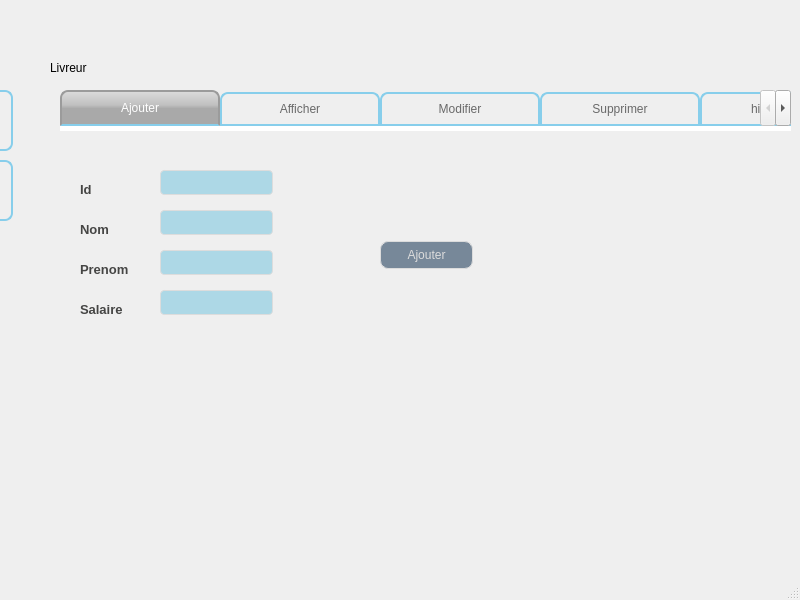
<?xml version="1.0" encoding="UTF-8"?>
<ui version="4.0">
 <class>livraison</class>
 <widget class="QMainWindow" name="livraison">
  <property name="geometry">
   <rect>
    <x>0</x>
    <y>0</y>
    <width>800</width>
    <height>600</height>
   </rect>
  </property>
  <property name="windowTitle">
   <string>MainWindow</string>
  </property>
  <widget class="QWidget" name="centralwidget">
   <widget class="QPushButton" name="pb_livreur">
    <property name="geometry">
     <rect>
      <x>-80</x>
      <y>90</y>
      <width>93</width>
      <height>61</height>
     </rect>
    </property>
    <property name="styleSheet">
     <string notr="true">border: 2px solid #87CEEB;
border-radius: 8px;</string>
    </property>
    <property name="text">
     <string>Livreur</string>
    </property>
   </widget>
   <widget class="QPushButton" name="pushButton_2">
    <property name="geometry">
     <rect>
      <x>-80</x>
      <y>160</y>
      <width>93</width>
      <height>61</height>
     </rect>
    </property>
    <property name="styleSheet">
     <string notr="true">border: 2px solid #87CEEB;
border-radius: 8px;</string>
    </property>
    <property name="text">
     <string>Livraison</string>
    </property>
   </widget>
   <widget class="QStackedWidget" name="sw_main">
    <property name="geometry">
     <rect>
      <x>30</x>
      <y>40</y>
      <width>851</width>
      <height>391</height>
     </rect>
    </property>
    <property name="currentIndex">
     <number>1</number>
    </property>
    <widget class="QWidget" name="page"/>
    <widget class="QWidget" name="page_2">
     <widget class="QLabel" name="label">
      <property name="geometry">
       <rect>
        <x>20</x>
        <y>20</y>
        <width>55</width>
        <height>16</height>
       </rect>
      </property>
      <property name="text">
       <string>Livreur</string>
      </property>
     </widget>
     <widget class="QTabWidget" name="tw_livraur">
      <property name="geometry">
       <rect>
        <x>30</x>
        <y>50</y>
        <width>731</width>
        <height>291</height>
       </rect>
      </property>
      <property name="styleSheet">
       <string notr="true">QTabWidget::pane { /* The tab widget frame */
border-top: 5px solid white ;
}
/* Style the tab using the tab sub-control. Note that it reads QTabBar not QTabWidget */
QTabBar::tab {
background: #FFFFF;
border: 2px solid #87CEEB;
border-bottom-color: #87CEEB; /* same as the pane color */
border-top-left-radius:8px;
border-top-right-radius: 8px;
min-width: 140px;
padding: 8px;
color: #696969;


}
QTabBar::tab:selected, QTabBar::tab:hover {
background: qlineargradient(x1: 0, y1: 0, x2: 0, y2: 1, stop: 0 #DCDCDC, stop: 0.4 #C0C0C0, stop: 0.5 #A9A9A9, stop: 1.0 #A9A9A9);
}
QTabBar::tab:selected {
border-color: #9B9B9B;
border-bottom-color: #87CEEB; /* same as pane color */
color: #FFFFFF;
;

}
QTabBar::tab:!selected {
margin-top: 2px; /* make non-selected tabs look smaller */
}
QLineEdit {
  width: 100%;
  padding: 12px 20px;
  margin: 8px 0;
  display: inline-block;
  border: 1px solid #ccc;
  border-radius: 4px;
  box-sizing: border-box;
}</string>
      </property>
      <property name="currentIndex">
       <number>0</number>
      </property>
      <widget class="QWidget" name="ajouter_livreur">
       <attribute name="title">
        <string>Ajouter</string>
       </attribute>
       <widget class="QPushButton" name="pb_ajouter_livreur">
        <property name="geometry">
         <rect>
          <x>320</x>
          <y>110</y>
          <width>93</width>
          <height>28</height>
         </rect>
        </property>
        <property name="styleSheet">
         <string notr="true">QPushButton {
	font: 87 8pt &quot;Segoe UI Black&quot;;
color: #dcdcdc;
background:#778899;
border: none;
border: 1px solid #DCDCDC;
border-radius: 8px;

}
QPushButton:hover {
color:#fff;
font: 87 8pt &quot;Segoe UI Black&quot;;
background:#ADD8E6;
border: none;
}</string>
        </property>
        <property name="text">
         <string>Ajouter</string>
        </property>
       </widget>
       <widget class="QLineEdit" name="le_id_ajouter_livreur">
        <property name="geometry">
         <rect>
          <x>100</x>
          <y>31</y>
          <width>113</width>
          <height>41</height>
         </rect>
        </property>
        <property name="styleSheet">
         <string notr="true">QLineEdit {
  width: 100%;
  padding: 12px 20px;
  margin: 8px 0;
  display: inline-block;
  border: 1px solid #dcdcdc;
  border-radius: 4px;
  box-sizing: border-box;
  background: #ADD8E6;
  color: #FFFFFF;
}</string>
        </property>
       </widget>
       <widget class="QLineEdit" name="le_nom_ajouter_livreur">
        <property name="geometry">
         <rect>
          <x>100</x>
          <y>71</y>
          <width>113</width>
          <height>41</height>
         </rect>
        </property>
        <property name="styleSheet">
         <string notr="true">QLineEdit {
  width: 100%;
  padding: 12px 20px;
  margin: 8px 0;
  display: inline-block;
  border: 1px solid #dcdcdc;
  border-radius: 4px;
  box-sizing: border-box;
  background: #ADD8E6;
  color: #FFFFFF;
}</string>
        </property>
       </widget>
       <widget class="QLineEdit" name="le_prenom_ajouter_livreur">
        <property name="geometry">
         <rect>
          <x>100</x>
          <y>111</y>
          <width>113</width>
          <height>41</height>
         </rect>
        </property>
        <property name="styleSheet">
         <string notr="true">QLineEdit {
  width: 100%;
  padding: 12px 20px;
  margin: 8px 0;
  display: inline-block;
  border: 1px solid #dcdcdc;
  border-radius: 4px;
  box-sizing: border-box;
  background: #ADD8E6;
  color: #FFFFFF;
}</string>
        </property>
       </widget>
       <widget class="QLineEdit" name="le_salaire_ajouter_livreur">
        <property name="geometry">
         <rect>
          <x>100</x>
          <y>151</y>
          <width>113</width>
          <height>41</height>
         </rect>
        </property>
        <property name="styleSheet">
         <string notr="true">QLineEdit {
  width: 100%;
  padding: 12px 20px;
  margin: 8px 0;
  display: inline-block;
  border: 1px solid #dcdcdc;
  border-radius: 4px;
  box-sizing: border-box;
  background: #ADD8E6;
  color: #FFFFFF;
}</string>
        </property>
       </widget>
       <widget class="QLabel" name="label_3">
        <property name="geometry">
         <rect>
          <x>20</x>
          <y>50</y>
          <width>55</width>
          <height>16</height>
         </rect>
        </property>
        <property name="styleSheet">
         <string notr="true">background-color: transparent;
font: 8pt &quot;Castellar&quot;;
	color: #454544;
	font-weight: bold;
	font-size: 13px;
border:none;</string>
        </property>
        <property name="text">
         <string>Id</string>
        </property>
       </widget>
       <widget class="QLabel" name="label_4">
        <property name="geometry">
         <rect>
          <x>20</x>
          <y>90</y>
          <width>55</width>
          <height>16</height>
         </rect>
        </property>
        <property name="styleSheet">
         <string notr="true">background-color: transparent;
font: 8pt &quot;Castellar&quot;;
	color: #454544;
	font-weight: bold;
	font-size: 13px;
border:none;</string>
        </property>
        <property name="text">
         <string>Nom</string>
        </property>
       </widget>
       <widget class="QLabel" name="label_5">
        <property name="geometry">
         <rect>
          <x>20</x>
          <y>130</y>
          <width>71</width>
          <height>16</height>
         </rect>
        </property>
        <property name="styleSheet">
         <string notr="true">background-color: transparent;
font: 8pt &quot;Castellar&quot;;
	color: #454544;
	font-weight: bold;
	font-size: 13px;
border:none;</string>
        </property>
        <property name="text">
         <string>Prenom</string>
        </property>
       </widget>
       <widget class="QLabel" name="label_6">
        <property name="geometry">
         <rect>
          <x>20</x>
          <y>170</y>
          <width>81</width>
          <height>16</height>
         </rect>
        </property>
        <property name="styleSheet">
         <string notr="true">background-color: transparent;
font: 8pt &quot;Castellar&quot;;
	color: #454544;
	font-weight: bold;
	font-size: 13px;
border:none;</string>
        </property>
        <property name="text">
         <string>Salaire</string>
        </property>
       </widget>
      </widget>
      <widget class="QWidget" name="afficher_livreur">
       <attribute name="title">
        <string>Afficher</string>
       </attribute>
       <widget class="QLineEdit" name="le_search_livreur">
        <property name="geometry">
         <rect>
          <x>380</x>
          <y>1</y>
          <width>281</width>
          <height>41</height>
         </rect>
        </property>
        <property name="styleSheet">
         <string notr="true">border: 2px solid #87CEEB;
border-radius: 8px;</string>
        </property>
       </widget>
       <widget class="QTableView" name="tv_livreur">
        <property name="geometry">
         <rect>
          <x>10</x>
          <y>50</y>
          <width>641</width>
          <height>192</height>
         </rect>
        </property>
        <property name="styleSheet">
         <string notr="true">border: 2px solid #87CEEB;
border-radius: 8px;</string>
        </property>
       </widget>
       <widget class="QComboBox" name="cb_sort_livreur">
        <property name="geometry">
         <rect>
          <x>70</x>
          <y>11</y>
          <width>151</width>
          <height>21</height>
         </rect>
        </property>
        <property name="styleSheet">
         <string notr="true">border: 2px solid #87CEEB;
border-radius: 8px;</string>
        </property>
       </widget>
      </widget>
      <widget class="QWidget" name="modifier_livreur">
       <attribute name="title">
        <string>Modifier</string>
       </attribute>
       <widget class="QLabel" name="label_7">
        <property name="geometry">
         <rect>
          <x>70</x>
          <y>40</y>
          <width>55</width>
          <height>16</height>
         </rect>
        </property>
        <property name="styleSheet">
         <string notr="true">background-color: transparent;
font: 8pt &quot;Castellar&quot;;
	color: #454544;
	font-weight: bold;
	font-size: 13px;
border:none;</string>
        </property>
        <property name="text">
         <string>Id</string>
        </property>
       </widget>
       <widget class="QLabel" name="label_8">
        <property name="geometry">
         <rect>
          <x>70</x>
          <y>160</y>
          <width>71</width>
          <height>16</height>
         </rect>
        </property>
        <property name="styleSheet">
         <string notr="true">background-color: transparent;
font: 8pt &quot;Castellar&quot;;
	color: #454544;
	font-weight: bold;
	font-size: 13px;
border:none;</string>
        </property>
        <property name="text">
         <string>Salaire</string>
        </property>
       </widget>
       <widget class="QLabel" name="label_9">
        <property name="geometry">
         <rect>
          <x>70</x>
          <y>120</y>
          <width>71</width>
          <height>16</height>
         </rect>
        </property>
        <property name="styleSheet">
         <string notr="true">background-color: transparent;
font: 8pt &quot;Castellar&quot;;
	color: #454544;
	font-weight: bold;
	font-size: 13px;
border:none;</string>
        </property>
        <property name="text">
         <string>Prenom</string>
        </property>
       </widget>
       <widget class="QLineEdit" name="le_prenom_modifier_livreur">
        <property name="geometry">
         <rect>
          <x>170</x>
          <y>100</y>
          <width>113</width>
          <height>41</height>
         </rect>
        </property>
        <property name="styleSheet">
         <string notr="true">QLineEdit {
  width: 100%;
  padding: 12px 20px;
  margin: 8px 0;
  display: inline-block;
  border: 1px solid #dcdcdc;
  border-radius: 4px;
  box-sizing: border-box;
  background: #ADD8E6;
  color: #FFFFFF;
}</string>
        </property>
       </widget>
       <widget class="QPushButton" name="pb_modifer_livreur">
        <property name="geometry">
         <rect>
          <x>370</x>
          <y>100</y>
          <width>93</width>
          <height>28</height>
         </rect>
        </property>
        <property name="styleSheet">
         <string notr="true">QPushButton {
	font: 87 8pt &quot;Segoe UI Black&quot;;
color: #dcdcdc;
background:#778899;
border: none;
border: 1px solid #DCDCDC;
border-radius: 8px;

}
QPushButton:hover {
color:#fff;
font: 87 8pt &quot;Segoe UI Black&quot;;
background:#ADD8E6;
border: none;
}</string>
        </property>
        <property name="text">
         <string>Modifer</string>
        </property>
       </widget>
       <widget class="QLabel" name="label_10">
        <property name="geometry">
         <rect>
          <x>70</x>
          <y>80</y>
          <width>55</width>
          <height>16</height>
         </rect>
        </property>
        <property name="styleSheet">
         <string notr="true">background-color: transparent;
font: 8pt &quot;Castellar&quot;;
	color: #454544;
	font-weight: bold;
	font-size: 13px;
border:none;</string>
        </property>
        <property name="text">
         <string>Nom</string>
        </property>
       </widget>
       <widget class="QLineEdit" name="le_nom_modfier_livreur">
        <property name="geometry">
         <rect>
          <x>170</x>
          <y>60</y>
          <width>113</width>
          <height>41</height>
         </rect>
        </property>
        <property name="styleSheet">
         <string notr="true">QLineEdit {
  width: 100%;
  padding: 12px 20px;
  margin: 8px 0;
  display: inline-block;
  border: 1px solid #dcdcdc;
  border-radius: 4px;
  box-sizing: border-box;
  background: #ADD8E6;
  color: #FFFFFF;
}</string>
        </property>
       </widget>
       <widget class="QLineEdit" name="le_salaire_modifer_livreur">
        <property name="geometry">
         <rect>
          <x>170</x>
          <y>140</y>
          <width>113</width>
          <height>41</height>
         </rect>
        </property>
        <property name="styleSheet">
         <string notr="true">QLineEdit {
  width: 100%;
  padding: 12px 20px;
  margin: 8px 0;
  display: inline-block;
  border: 1px solid #dcdcdc;
  border-radius: 4px;
  box-sizing: border-box;
  background: #ADD8E6;
  color: #FFFFFF;
}</string>
        </property>
       </widget>
       <widget class="QComboBox" name="cb_modfier_livreur">
        <property name="geometry">
         <rect>
          <x>170</x>
          <y>21</y>
          <width>111</width>
          <height>41</height>
         </rect>
        </property>
        <property name="styleSheet">
         <string notr="true">background-color: rgb(250, 211, 0);
width: 100%;
  padding: 12px 20px;
  margin: 8px 0;
  display: inline-block;
  border: 1px solid #dcdcdc;
  border-radius: 4px;
  box-sizing: border-box;
  background: #ADD8E6;
  color: #FFFFFF;</string>
        </property>
       </widget>
      </widget>
      <widget class="QWidget" name="supprimer_livreur">
       <attribute name="title">
        <string>Supprimer</string>
       </attribute>
       <widget class="QComboBox" name="cb_supp_livreur">
        <property name="geometry">
         <rect>
          <x>100</x>
          <y>41</y>
          <width>161</width>
          <height>41</height>
         </rect>
        </property>
        <property name="styleSheet">
         <string notr="true">background-color: rgb(250, 211, 0);
width: 100%;
  padding: 12px 20px;
  margin: 8px 0;
  display: inline-block;
  border: 1px solid #dcdcdc;
  border-radius: 4px;
  box-sizing: border-box;
  background: #ADD8E6;
  color: #FFFFFF;</string>
        </property>
       </widget>
       <widget class="QPushButton" name="pb_supp_livreur">
        <property name="geometry">
         <rect>
          <x>340</x>
          <y>60</y>
          <width>93</width>
          <height>28</height>
         </rect>
        </property>
        <property name="styleSheet">
         <string notr="true">QPushButton {
	font: 87 8pt &quot;Segoe UI Black&quot;;
color: #dcdcdc;
background:#778899;
border: none;
border: 1px solid #DCDCDC;
border-radius: 8px;

}
QPushButton:hover {
color:#fff;
font: 87 8pt &quot;Segoe UI Black&quot;;
background:#ADD8E6;
border: none;
}</string>
        </property>
        <property name="text">
         <string>Supprimer</string>
        </property>
       </widget>
      </widget>
      <widget class="QWidget" name="tab">
       <attribute name="title">
        <string>historiques</string>
       </attribute>
       <widget class="QPushButton" name="buttonHis">
        <property name="geometry">
         <rect>
          <x>410</x>
          <y>70</y>
          <width>75</width>
          <height>23</height>
         </rect>
        </property>
        <property name="styleSheet">
         <string notr="true">QPushButton {
	font: 87 8pt &quot;Segoe UI Black&quot;;
color: #dcdcdc;
background:#778899;
border: none;
border: 1px solid #DCDCDC;
border-radius: 8px;

}
QPushButton:hover {
color:#fff;
font: 87 8pt &quot;Segoe UI Black&quot;;
background:#ADD8E6;
border: none;
}</string>
        </property>
        <property name="text">
         <string>chercher his</string>
        </property>
       </widget>
       <widget class="QLineEdit" name="searchHis">
        <property name="geometry">
         <rect>
          <x>120</x>
          <y>60</y>
          <width>281</width>
          <height>41</height>
         </rect>
        </property>
        <property name="styleSheet">
         <string notr="true">border: 2px solid #87CEEB;
border-radius: 8px;</string>
        </property>
       </widget>
       <widget class="QTextBrowser" name="textHisto">
        <property name="geometry">
         <rect>
          <x>100</x>
          <y>110</y>
          <width>471</width>
          <height>241</height>
         </rect>
        </property>
        <property name="font">
         <font>
          <family>Modern No. 20</family>
          <pointsize>8</pointsize>
          <weight>50</weight>
          <italic>false</italic>
          <bold>false</bold>
         </font>
        </property>
       </widget>
      </widget>
     </widget>
    </widget>
    <widget class="QWidget" name="page_3">
     <widget class="QLabel" name="label_2">
      <property name="geometry">
       <rect>
        <x>20</x>
        <y>20</y>
        <width>55</width>
        <height>16</height>
       </rect>
      </property>
      <property name="text">
       <string>livraion</string>
      </property>
     </widget>
     <widget class="QTabWidget" name="tw_livraur_2">
      <property name="geometry">
       <rect>
        <x>60</x>
        <y>60</y>
        <width>731</width>
        <height>291</height>
       </rect>
      </property>
      <property name="styleSheet">
       <string notr="true">QTabWidget::pane { /* The tab widget frame */
border-top: 5px solid white ;
}
/* Style the tab using the tab sub-control. Note that it reads QTabBar not QTabWidget */
QTabBar::tab {
background: #FFFFF;
border: 2px solid #87CEEB;
border-bottom-color: #87CEEB; /* same as the pane color */
border-top-left-radius:8px;
border-top-right-radius: 8px;
min-width: 140px;
padding: 8px;
color: #696969;


}
QTabBar::tab:selected, QTabBar::tab:hover {
background: qlineargradient(x1: 0, y1: 0, x2: 0, y2: 1, stop: 0 #DCDCDC, stop: 0.4 #C0C0C0, stop: 0.5 #A9A9A9, stop: 1.0 #A9A9A9);
}
QTabBar::tab:selected {
border-color: #9B9B9B;
border-bottom-color: #87CEEB; /* same as pane color */
color: #FFFFFF;
;

}
QTabBar::tab:!selected {
margin-top: 2px; /* make non-selected tabs look smaller */
}
QLineEdit {
  width: 100%;
  padding: 12px 20px;
  margin: 8px 0;
  display: inline-block;
  border: 1px solid #ccc;
  border-radius: 4px;
  box-sizing: border-box;
}</string>
      </property>
      <property name="currentIndex">
       <number>3</number>
      </property>
      <widget class="QWidget" name="ajouter_livreur_2">
       <attribute name="title">
        <string>Ajouter</string>
       </attribute>
       <widget class="QPushButton" name="pb_liv_ajout">
        <property name="geometry">
         <rect>
          <x>510</x>
          <y>170</y>
          <width>93</width>
          <height>28</height>
         </rect>
        </property>
        <property name="styleSheet">
         <string notr="true">QPushButton {
	font: 87 8pt &quot;Segoe UI Black&quot;;
color: #dcdcdc;
background:#778899;
border: none;
border: 1px solid #DCDCDC;
border-radius: 8px;

}
QPushButton:hover {
color:#fff;
font: 87 8pt &quot;Segoe UI Black&quot;;
background:#ADD8E6;
border: none;
}</string>
        </property>
        <property name="text">
         <string>Ajouter</string>
        </property>
       </widget>
       <widget class="QLineEdit" name="le_id_liv_ajout">
        <property name="geometry">
         <rect>
          <x>150</x>
          <y>31</y>
          <width>113</width>
          <height>41</height>
         </rect>
        </property>
        <property name="styleSheet">
         <string notr="true">QLineEdit {
  width: 100%;
  padding: 12px 20px;
  margin: 8px 0;
  display: inline-block;
  border: 1px solid #dcdcdc;
  border-radius: 4px;
  box-sizing: border-box;
  background: #ADD8E6;
  color: #FFFFFF;
}</string>
        </property>
       </widget>
       <widget class="QLineEdit" name="le_adresse_liv_ajout">
        <property name="geometry">
         <rect>
          <x>150</x>
          <y>71</y>
          <width>113</width>
          <height>41</height>
         </rect>
        </property>
        <property name="styleSheet">
         <string notr="true">QLineEdit {
  width: 100%;
  padding: 12px 20px;
  margin: 8px 0;
  display: inline-block;
  border: 1px solid #dcdcdc;
  border-radius: 4px;
  box-sizing: border-box;
  background: #ADD8E6;
  color: #FFFFFF;
}</string>
        </property>
       </widget>
       <widget class="QLabel" name="label_11">
        <property name="geometry">
         <rect>
          <x>20</x>
          <y>50</y>
          <width>55</width>
          <height>16</height>
         </rect>
        </property>
        <property name="styleSheet">
         <string notr="true">background-color: transparent;
font: 8pt &quot;Castellar&quot;;
	color: #454544;
	font-weight: bold;
	font-size: 13px;
border:none;</string>
        </property>
        <property name="text">
         <string>Id</string>
        </property>
       </widget>
       <widget class="QLabel" name="label_12">
        <property name="geometry">
         <rect>
          <x>20</x>
          <y>90</y>
          <width>81</width>
          <height>16</height>
         </rect>
        </property>
        <property name="styleSheet">
         <string notr="true">background-color: transparent;
font: 8pt &quot;Castellar&quot;;
	color: #454544;
	font-weight: bold;
	font-size: 13px;
border:none;</string>
        </property>
        <property name="text">
         <string>Adresse</string>
        </property>
       </widget>
       <widget class="QLabel" name="label_13">
        <property name="geometry">
         <rect>
          <x>20</x>
          <y>150</y>
          <width>111</width>
          <height>16</height>
         </rect>
        </property>
        <property name="styleSheet">
         <string notr="true">background-color: transparent;
font: 8pt &quot;Castellar&quot;;
	color: #454544;
	font-weight: bold;
	font-size: 13px;
border:none;</string>
        </property>
        <property name="text">
         <string>Description</string>
        </property>
       </widget>
       <widget class="QTextEdit" name="te_des_liv_ajout">
        <property name="geometry">
         <rect>
          <x>150</x>
          <y>140</y>
          <width>201</width>
          <height>121</height>
         </rect>
        </property>
        <property name="styleSheet">
         <string notr="true">background-color: rgb(250, 211, 0);
width: 100%;
  padding: 12px 20px;
  margin: 8px 0;
  display: inline-block;
  border: 1px solid #dcdcdc;
  border-radius: 4px;
  box-sizing: border-box;
  background: #ADD8E6;
  color: #FFFFFF;</string>
        </property>
       </widget>
       <widget class="QComboBox" name="cb_commande_ajout">
        <property name="geometry">
         <rect>
          <x>510</x>
          <y>31</y>
          <width>111</width>
          <height>41</height>
         </rect>
        </property>
        <property name="styleSheet">
         <string notr="true">background-color: rgb(250, 211, 0);
width: 100%;
  padding: 12px 20px;
  margin: 8px 0;
  display: inline-block;
  border: 1px solid #dcdcdc;
  border-radius: 4px;
  box-sizing: border-box;
  background: #ADD8E6;
  color: #FFFFFF;</string>
        </property>
       </widget>
       <widget class="QComboBox" name="cb_livreur_ajout">
        <property name="geometry">
         <rect>
          <x>510</x>
          <y>71</y>
          <width>111</width>
          <height>41</height>
         </rect>
        </property>
        <property name="styleSheet">
         <string notr="true">background-color: rgb(250, 211, 0);
width: 100%;
  padding: 12px 20px;
  margin: 8px 0;
  display: inline-block;
  border: 1px solid #dcdcdc;
  border-radius: 4px;
  box-sizing: border-box;
  background: #ADD8E6;
  color: #FFFFFF;</string>
        </property>
       </widget>
       <widget class="QLabel" name="label_14">
        <property name="geometry">
         <rect>
          <x>370</x>
          <y>50</y>
          <width>131</width>
          <height>20</height>
         </rect>
        </property>
        <property name="styleSheet">
         <string notr="true">background-color: transparent;
font: 8pt &quot;Castellar&quot;;
	color: #454544;
	font-weight: bold;
	font-size: 13px;
border:none;</string>
        </property>
        <property name="text">
         <string>Id_commande</string>
        </property>
       </widget>
       <widget class="QLabel" name="label_19">
        <property name="geometry">
         <rect>
          <x>370</x>
          <y>90</y>
          <width>101</width>
          <height>20</height>
         </rect>
        </property>
        <property name="styleSheet">
         <string notr="true">background-color: transparent;
font: 8pt &quot;Castellar&quot;;
	color: #454544;
	font-weight: bold;
	font-size: 13px;
border:none;</string>
        </property>
        <property name="text">
         <string>Id_livreur</string>
        </property>
       </widget>
      </widget>
      <widget class="QWidget" name="afficher_livreur_2">
       <attribute name="title">
        <string>Afficher</string>
       </attribute>
       <widget class="QLineEdit" name="le_search_liv">
        <property name="geometry">
         <rect>
          <x>380</x>
          <y>1</y>
          <width>281</width>
          <height>41</height>
         </rect>
        </property>
        <property name="styleSheet">
         <string notr="true">border: 2px solid #87CEEB;
border-radius: 8px;</string>
        </property>
       </widget>
       <widget class="QTableView" name="tv_liv">
        <property name="geometry">
         <rect>
          <x>20</x>
          <y>50</y>
          <width>641</width>
          <height>192</height>
         </rect>
        </property>
        <property name="styleSheet">
         <string notr="true">border: 2px solid #87CEEB;
border-radius: 8px;</string>
        </property>
       </widget>
       <widget class="QComboBox" name="cb_sort_liv">
        <property name="geometry">
         <rect>
          <x>70</x>
          <y>1</y>
          <width>151</width>
          <height>41</height>
         </rect>
        </property>
        <property name="styleSheet">
         <string notr="true">background-color: rgb(250, 211, 0);
width: 100%;
  padding: 12px 20px;
  margin: 8px 0;
  display: inline-block;
  border: 1px solid #dcdcdc;
  border-radius: 4px;
  box-sizing: border-box;
  background: #ADD8E6;
  color: #FFFFFF;</string>
        </property>
       </widget>
      </widget>
      <widget class="QWidget" name="modifier_livreur_2">
       <attribute name="title">
        <string>Modifier</string>
       </attribute>
       <widget class="QComboBox" name="cb_livreur_modif">
        <property name="geometry">
         <rect>
          <x>540</x>
          <y>51</y>
          <width>111</width>
          <height>41</height>
         </rect>
        </property>
        <property name="styleSheet">
         <string notr="true">background-color: rgb(250, 211, 0);
width: 100%;
  padding: 12px 20px;
  margin: 8px 0;
  display: inline-block;
  border: 1px solid #dcdcdc;
  border-radius: 4px;
  box-sizing: border-box;
  background: #ADD8E6;
  color: #FFFFFF;</string>
        </property>
       </widget>
       <widget class="QLabel" name="label_15">
        <property name="geometry">
         <rect>
          <x>50</x>
          <y>30</y>
          <width>55</width>
          <height>16</height>
         </rect>
        </property>
        <property name="styleSheet">
         <string notr="true">background-color: transparent;
font: 8pt &quot;Castellar&quot;;
	color: #454544;
	font-weight: bold;
	font-size: 13px;
border:none;</string>
        </property>
        <property name="text">
         <string>Id</string>
        </property>
       </widget>
       <widget class="QLineEdit" name="le_adresse_liv_modif">
        <property name="geometry">
         <rect>
          <x>180</x>
          <y>51</y>
          <width>113</width>
          <height>41</height>
         </rect>
        </property>
        <property name="styleSheet">
         <string notr="true">QLineEdit {
  width: 100%;
  padding: 12px 20px;
  margin: 8px 0;
  display: inline-block;
  border: 1px solid #dcdcdc;
  border-radius: 4px;
  box-sizing: border-box;
  background: #ADD8E6;
  color: #FFFFFF;
}</string>
        </property>
       </widget>
       <widget class="QComboBox" name="cb_commande_modif">
        <property name="geometry">
         <rect>
          <x>540</x>
          <y>11</y>
          <width>111</width>
          <height>41</height>
         </rect>
        </property>
        <property name="styleSheet">
         <string notr="true">background-color: rgb(250, 211, 0);
width: 100%;
  padding: 12px 20px;
  margin: 8px 0;
  display: inline-block;
  border: 1px solid #dcdcdc;
  border-radius: 4px;
  box-sizing: border-box;
  background: #ADD8E6;
  color: #FFFFFF;</string>
        </property>
       </widget>
       <widget class="QLabel" name="label_16">
        <property name="geometry">
         <rect>
          <x>400</x>
          <y>30</y>
          <width>131</width>
          <height>20</height>
         </rect>
        </property>
        <property name="styleSheet">
         <string notr="true">background-color: transparent;
font: 8pt &quot;Castellar&quot;;
	color: #454544;
	font-weight: bold;
	font-size: 13px;
border:none;</string>
        </property>
        <property name="text">
         <string>Id_commande</string>
        </property>
       </widget>
       <widget class="QPushButton" name="pb_liv_modif">
        <property name="geometry">
         <rect>
          <x>540</x>
          <y>150</y>
          <width>93</width>
          <height>28</height>
         </rect>
        </property>
        <property name="styleSheet">
         <string notr="true">QPushButton {
	font: 87 8pt &quot;Segoe UI Black&quot;;
color: #dcdcdc;
background:#778899;
border: none;
border: 1px solid #DCDCDC;
border-radius: 8px;

}
QPushButton:hover {
color:#fff;
font: 87 8pt &quot;Segoe UI Black&quot;;
background:#ADD8E6;
border: none;
}</string>
        </property>
        <property name="text">
         <string>Modifier</string>
        </property>
       </widget>
       <widget class="QLabel" name="label_17">
        <property name="geometry">
         <rect>
          <x>50</x>
          <y>130</y>
          <width>111</width>
          <height>16</height>
         </rect>
        </property>
        <property name="styleSheet">
         <string notr="true">background-color: transparent;
font: 8pt &quot;Castellar&quot;;
	color: #454544;
	font-weight: bold;
	font-size: 13px;
border:none;</string>
        </property>
        <property name="text">
         <string>Description</string>
        </property>
       </widget>
       <widget class="QTextEdit" name="te_des_liv_modif">
        <property name="geometry">
         <rect>
          <x>180</x>
          <y>140</y>
          <width>201</width>
          <height>121</height>
         </rect>
        </property>
        <property name="styleSheet">
         <string notr="true">background-color: rgb(250, 211, 0);
width: 100%;
  padding: 12px 20px;
  margin: 8px 0;
  display: inline-block;
  border: 1px solid #dcdcdc;
  border-radius: 4px;
  box-sizing: border-box;
  background: #ADD8E6;
  color: #FFFFFF;</string>
        </property>
       </widget>
       <widget class="QLabel" name="label_18">
        <property name="geometry">
         <rect>
          <x>50</x>
          <y>70</y>
          <width>81</width>
          <height>16</height>
         </rect>
        </property>
        <property name="styleSheet">
         <string notr="true">background-color: transparent;
font: 8pt &quot;Castellar&quot;;
	color: #454544;
	font-weight: bold;
	font-size: 13px;
border:none;</string>
        </property>
        <property name="text">
         <string>Adresse</string>
        </property>
       </widget>
       <widget class="QLabel" name="label_20">
        <property name="geometry">
         <rect>
          <x>400</x>
          <y>70</y>
          <width>101</width>
          <height>20</height>
         </rect>
        </property>
        <property name="styleSheet">
         <string notr="true">background-color: transparent;
font: 8pt &quot;Castellar&quot;;
	color: #454544;
	font-weight: bold;
	font-size: 13px;
border:none;</string>
        </property>
        <property name="text">
         <string>Id_livreur</string>
        </property>
       </widget>
       <widget class="QComboBox" name="cb_liv_modif">
        <property name="geometry">
         <rect>
          <x>180</x>
          <y>11</y>
          <width>111</width>
          <height>41</height>
         </rect>
        </property>
        <property name="styleSheet">
         <string notr="true">background-color: rgb(250, 211, 0);
width: 100%;
  padding: 12px 20px;
  margin: 8px 0;
  display: inline-block;
  border: 1px solid #dcdcdc;
  border-radius: 4px;
  box-sizing: border-box;
  background: #ADD8E6;
  color: #FFFFFF;</string>
        </property>
       </widget>
      </widget>
      <widget class="QWidget" name="supprimer_livreur_2">
       <attribute name="title">
        <string>Supprimer</string>
       </attribute>
       <widget class="QComboBox" name="cb_supp_liv">
        <property name="geometry">
         <rect>
          <x>100</x>
          <y>41</y>
          <width>161</width>
          <height>41</height>
         </rect>
        </property>
        <property name="styleSheet">
         <string notr="true">background-color: rgb(250, 211, 0);
width: 100%;
  padding: 12px 20px;
  margin: 8px 0;
  display: inline-block;
  border: 1px solid #dcdcdc;
  border-radius: 4px;
  box-sizing: border-box;
  background: #ADD8E6;
  color: #FFFFFF;</string>
        </property>
       </widget>
       <widget class="QPushButton" name="pb_supp_liv">
        <property name="geometry">
         <rect>
          <x>340</x>
          <y>60</y>
          <width>93</width>
          <height>28</height>
         </rect>
        </property>
        <property name="styleSheet">
         <string notr="true">QPushButton {
	font: 87 8pt &quot;Segoe UI Black&quot;;
color: #dcdcdc;
background:#778899;
border: none;
border: 1px solid #DCDCDC;
border-radius: 8px;

}
QPushButton:hover {
color:#fff;
font: 87 8pt &quot;Segoe UI Black&quot;;
background:#ADD8E6;
border: none;
}</string>
        </property>
        <property name="text">
         <string>Supprimer</string>
        </property>
       </widget>
      </widget>
     </widget>
    </widget>
   </widget>
  </widget>
  <widget class="QMenuBar" name="menubar">
   <property name="geometry">
    <rect>
     <x>0</x>
     <y>0</y>
     <width>800</width>
     <height>22</height>
    </rect>
   </property>
  </widget>
  <widget class="QStatusBar" name="statusbar"/>
 </widget>
 <resources/>
 <connections/>
</ui>
